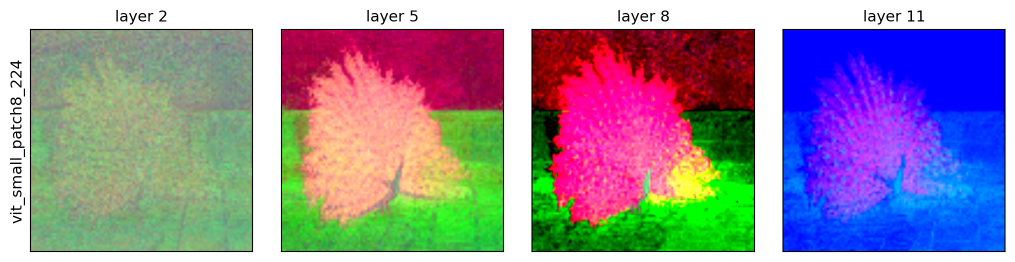
#> input picture examples/feat_peacock.png, 2030 x 523 px (shown at 1/2 size)
$ python make_figures.py
#> lines starting #> are read from the running program, lines starting #| are printed output that depends on the picture
"""Add the input image to the paper's two gallery figures (run from the repository root).

    python paper/make_figures.py

Reads the gallery figures produced by examples/quickstart.py and places the input image, resized
to a square exactly as FeatLens feeds it to the model (``resize_mode="squash"``), to the left of
the feature maps, in the same tile size, frame and title style:

  paper/feat_peacock.png        <- examples/feat_peacock.png        + examples/images/peacock.jpg
  paper/compare_b16_market.png  <- examples/compare_b16_market.png  + examples/images/market.jpg
"""

from pathlib import Path

from PIL import Image, ImageDraw, ImageFont

ROOT = Path(__file__).resolve().parent.parent
FONT = "/usr/share/fonts/truetype/dejavu/DejaVuSans.ttf"


def font_for_height(px, sample="layer 2"):
    """DejaVu Sans whose rendering of ``sample`` (an existing title) is ``px`` pixels tall."""
    size = 8
    while True:
        box = ImageFont.truetype(FONT, size + 1).getbbox(sample)
        if box[3] - box[1] > px:
            return ImageFont.truetype(FONT, size)
        size += 1


def framed(img, side, frame=2):
    tile = Image.new("RGB", (side, side), "black")
    tile.paste(img.convert("RGB").resize((side - 2 * frame,) * 2, Image.LANCZOS), (frame, frame))
    return tile


def add_input(figure, source, out, tile_top, tile_side, title_rows, gap, center_y=None,
              sample="layer 2"):
#> called with figure = 'examples/feat_peacock.png', source = 'examples/images/peacock.jpg', out = 'paper/feat_peacock.png', tile_top = 58, tile_side = 446, title_rows = (20, 48), gap = 40, sample = 'layer 2'
    fig = Image.open(ROOT / figure).convert("RGB")
    W, H = fig.size
#> W = 2030; H = 523
    margin = 20
    canvas = Image.new("RGB", (margin + tile_side + gap + W, H), "white")
#> canvas: PIL image 2536x523 RGB; every value is 255
    canvas.paste(fig, (margin + tile_side + gap, 0))
    top = tile_top if center_y is None else center_y - tile_side // 2
    canvas.paste(framed(Image.open(ROOT / source), tile_side), (margin, top))
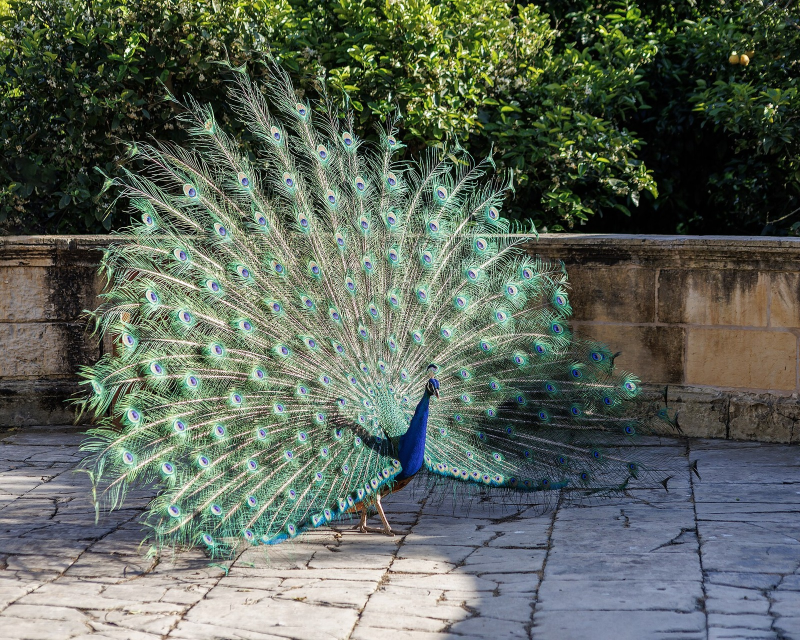
#> input picture examples/images/peacock.jpg, 1600 x 1280 px (shown at 1/2 size)
#> in framed, `tile = Image.new("RGB", (side, side), "black")`: tile: PIL image 446x446 RGB; every value is 0
#> in framed, `tile.paste(img.convert("RGB").resize((side - 2 * frame,) * 2, Image.LA..`:
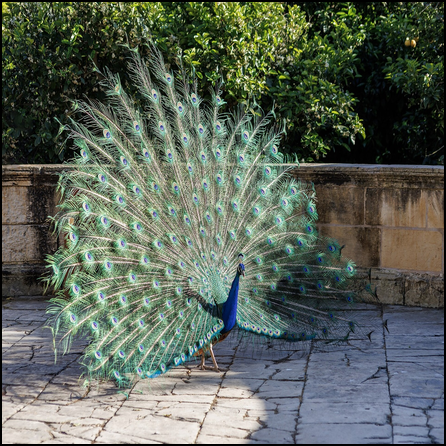
#> tile: PIL image 446x446 RGB; mean R, G, B 91.4, 100.2, 89.3
#> in framed, img is the input picture: PIL image 1600x1280 RGB; mean R, G, B 93, 102.1, 90.8
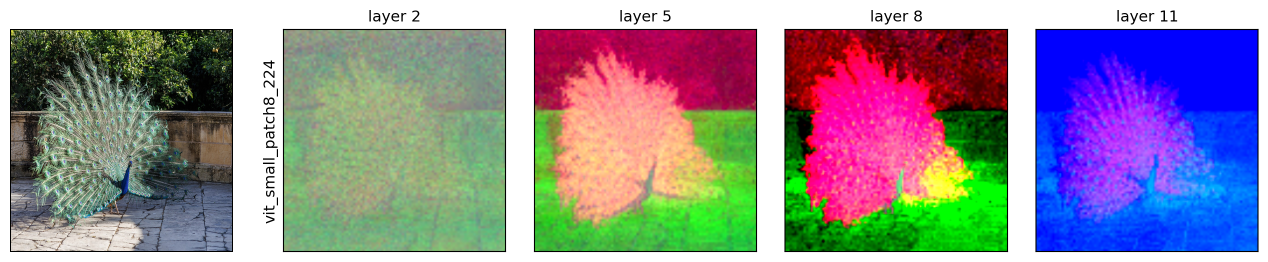
#> canvas: PIL image 2536x523 RGB (shown at 1/2 size); mean R, G, B 146.4, 140.4, 153.3
    t0, t1 = title_rows
    title_bottom = t1 if center_y is None else top - (tile_top - t1)
    f = font_for_height(t1 - t0, sample)
    # Baseline of the existing titles sits above their descender ("y" in "layer"); match it.
    descent = f.getbbox(sample)[3] - f.getbbox("layer")[3] + (f.getbbox("ly")[3] - f.getbbox("l")[3])
    ImageDraw.Draw(canvas).text((margin + tile_side / 2, title_bottom - descent), "input",
                                font=f, fill="black", anchor="ms")
    canvas.save(ROOT / out, optimize=True)
    print(f"wrote {out} {canvas.size}")
#| wrote paper/feat_peacock.png (2536, 523)


if __name__ == "__main__":
    # Figure 1: one row of 446 px tiles (frames at y=58..503), titles at y=20..48.
    add_input("examples/feat_peacock.png", "examples/images/peacock.jpg",
              "paper/feat_peacock.png", tile_top=58, tile_side=446, title_rows=(20, 48), gap=40)
    # Figure 2: 2 x 3 grid of 567 px tiles (rows y=48..615 and 657..1225), titles at y=16..36.
    # The input is centred vertically beside the grid.
    add_input("examples/compare_b16_market.png", "examples/images/market.jpg",
              "paper/compare_b16_market.png", tile_top=48, tile_side=567, title_rows=(16, 36),
              gap=25, center_y=(48 + 1225) // 2, sample="DINOv3")
#> call 2 of add_input, with figure = 'examples/compare_b16_market.png', source = 'examples/images/market.jpg', out = 'paper/compare_b16_market.png', tile_top = 48, tile_side = 567, title_rows = (16, 36), gap = 25, center_y = 636
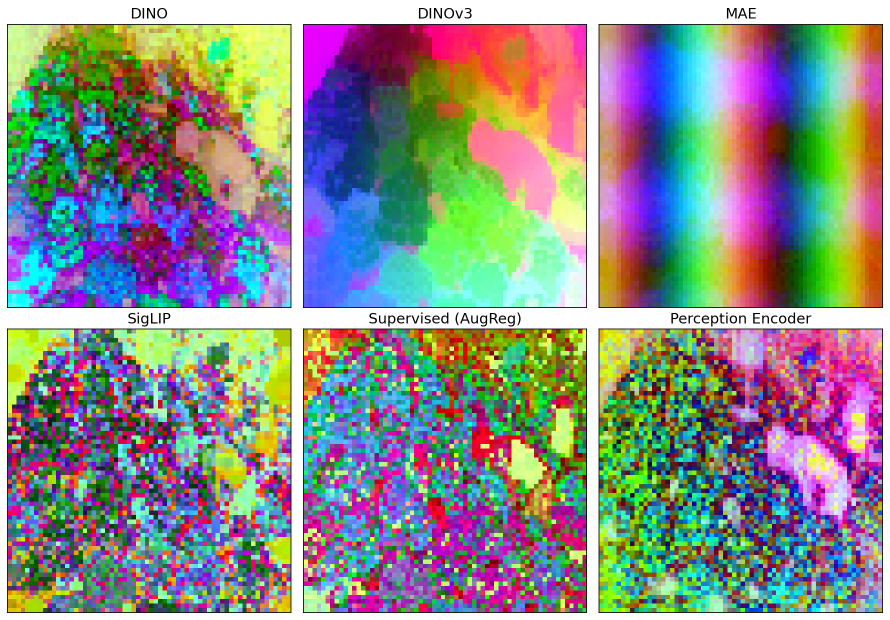
#> input picture examples/compare_b16_market.png, 1780 x 1240 px (shown at 1/2 size)
#> in add_input (call 2), `canvas = Image.new("RGB", (margin + tile_side + gap + W, H), "white")`: canvas: PIL image 2392x1240 RGB; every value is 255
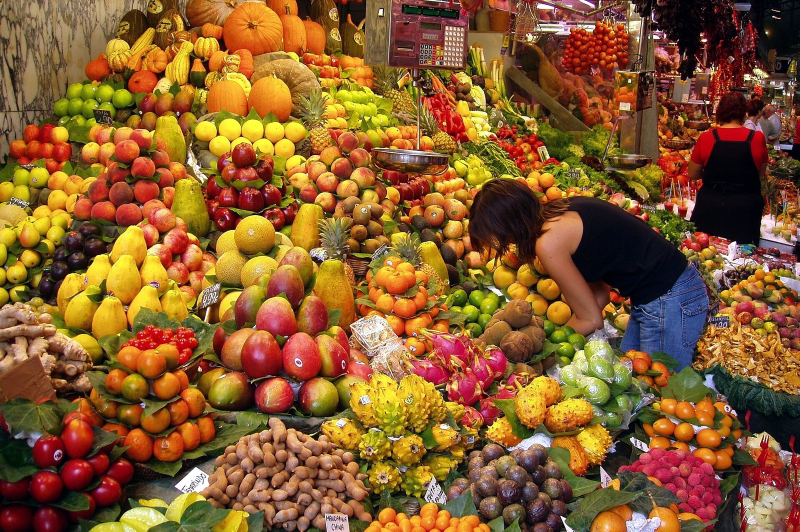
#> input picture examples/images/market.jpg, 1600 x 1063 px (shown at 1/2 size)
#> call 2 of framed, with side = 567, frame = 2
#> in framed (call 2), `tile = Image.new("RGB", (side, side), "black")`: tile: PIL image 567x567 RGB; every value is 0
#> in framed (call 2), `tile.paste(img.convert("RGB").resize((side - 2 * frame,) * 2, Image.LA..`:
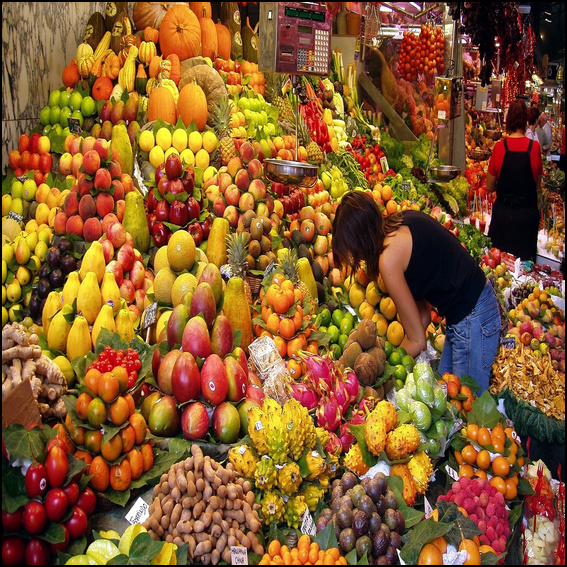
#> tile: PIL image 567x567 RGB; mean R, G, B 133.9, 90.2, 45.2
#> in framed, img is the input picture: PIL image 1600x1063 RGB; mean R, G, B 135.8, 91.5, 45.8
#> in add_input (call 2), `canvas.paste(framed(Image.open(ROOT / source), tile_side), (margin, to..`:
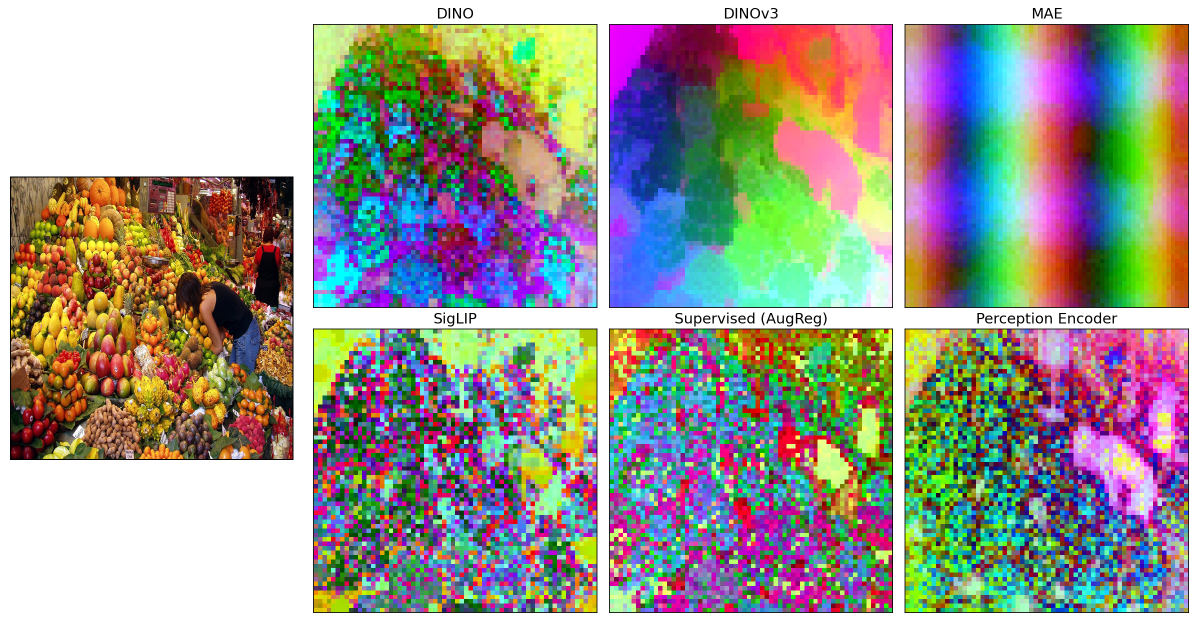
#> canvas: PIL image 2392x1240 RGB (shown at 1/2 size); mean R, G, B 156.7, 152.8, 145.3
#| wrote paper/compare_b16_market.png (2392, 1240)
